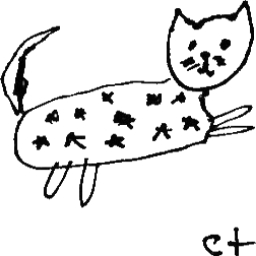
#> input picture Assignment_5/starrycat.jpg, 256 x 256 px
$ jupyter execute svd.ipynb
#> lines starting #> are read from the running program, lines starting #| are printed output that depends on the picture
[cell 1]
import pandas as pd
import numpy as np
import matplotlib.pyplot as plt
from PIL import Image

img_path = 'starrycat.jpg'
img = Image.open(img_path).convert('L')
A = np.array(img, dtype=np.float64)

For the above codeblock, I am simply importing needed libraries and loading my image of interest as grayscale and converting it into a numpy array.

[cell 2]
def decompose_image(A: np.array):
    blocks = []
    for i in range(0, 32):
        blocks.append([])
        for j in range(0, 32):
            (x, y) = (i, j)
            (x, y) = (x * 8, y * 8)
            blocks[i].append(A[x:x+8, y:y+8])
    return blocks

def combine_blocks(blocks) -> np.array:
    combined = np.zeros((256, 256))
    for i in range(0, 32):
        for j in range(0, 32):
            combined[i*8:i*8+8, j*8:j*8+8] = blocks[i][j]
    return combined

def compress_block(block, k: int) -> np.array:
    U, S, VT = np.linalg.svd(block, full_matrices=False)
    block_k = U[:, :k] @ np.diag(S[:k]) @ VT[:k, :]
    return block_k

def process_image(A: np.array, k: int) -> np.array:
    blocks = decompose_image(A)
    for i in range(0, 32):
        for j in range(0, 32):
            blocks[i][j] = compress_block(blocks[i][j], k)
    combined = combine_blocks(blocks)
    return combined

For the above codeblock, I have defined the following functions:

- decompose_image(A: np.array)
    This function iterates over the image and breaks it into 8x8 blocks for processing.

- combine_blocks(blocks) -> np.array
    This function takes the blocks and converts them back into a single 256x256 numpy array.

- compress_block(block, k: int) -> np.array
    This function applies blockwise SVD on the given block

- process_image(A: np.array, k: int) -> np.array
    This function is a macro for decomposing, performing SVD, and recombining the image.

[cell 3]
B1 = process_image(A, 1)
#> after the loop in decompose_image, `for i in range(0, 32):`: blocks = 32 items
#> the loop in process_image, `for i in range(0, 32):` made 32 passes
#> in combine_blocks, `combined = np.zeros((256, 256))`: combined: shape (256, 256) float64; every value is 0
#> after the loop in combine_blocks, `for i in range(0, 32):`:
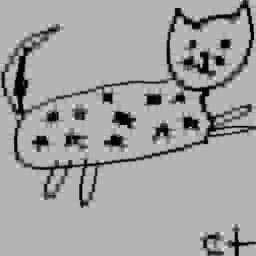
#> combined: shape (256, 256) float64; min 0.0887, max 361.4, mean 229.4; drawn with min black and max white
B2 = process_image(A, 2)
#> after the loop in combine_blocks (call 2), `for i in range(0, 32):`:
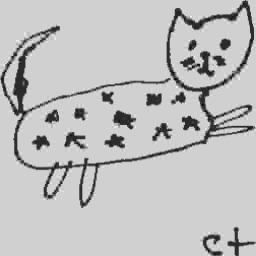
#> combined: shape (256, 256) float64; min -62.04, max 325.8, mean 229.3; drawn with min black and max white
B3 = process_image(A, 4)
#> after the loop in combine_blocks (call 3), `for i in range(0, 32):`:
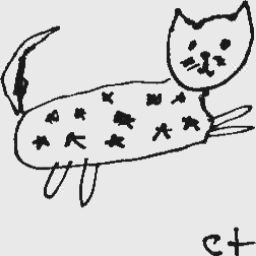
#> combined: shape (256, 256) float64; min -27.14, max 280.5, mean 229.3; drawn with min black and max white
B4 = process_image(A, 8)

fig, axes = plt.subplots(2, 2)
fig.suptitle('Block SVD')

axes[0, 0].imshow(B1, cmap='gray')
axes[0, 0].set_title('k = 1')
axes[0, 0].axis('off')

axes[0, 1].imshow(B2, cmap='gray')
axes[0, 1].set_title('k = 2')
axes[0, 1].axis('off')

axes[1, 0].imshow(B3, cmap='gray')
axes[1, 0].set_title('k = 4')
axes[1, 0].axis('off')

axes[1, 1].imshow(B4, cmap='gray')
axes[1, 1].set_title('k = 8')
axes[1, 1].axis('off')
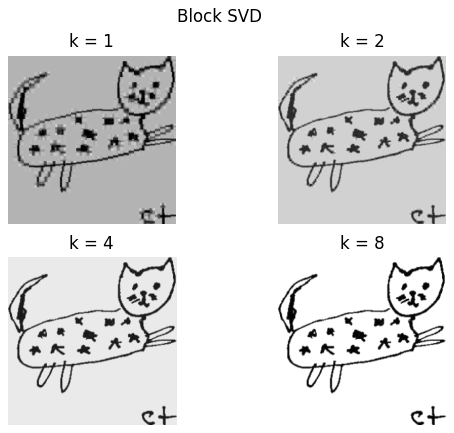
#> figure drawn by matplotlib, 4 panels

For the above codeblock, I performed block based SVD for k = 1, k = 2, k = 4, and k = 8. The line quality of the cat drawing increases as k increases. The white level of the background also increases as k increases.

[cell 4]
from IPython.display import clear_output
ratio_table: pd.DataFrame = pd.DataFrame(columns=['k', 'ratio'])
norm_table: pd.DataFrame = pd.DataFrame(columns=['k', 'norm'])
norm_ratio: pd.DataFrame = pd.DataFrame(columns=['k', 'norm_ratio'])
psnr_table: pd.DataFrame = pd.DataFrame(columns=['k', 'psnr'])

for i in range(0, 8):
    k = i + 1

    B = process_image(A, k)

    A_norm = np.linalg.norm(A, ord='fro')
    B_norm = np.linalg.norm(B, ord='fro')
    norm_table = pd.concat([norm_table, pd.DataFrame({'k': [k], 'norm': [B_norm]})])
    norm_ratio = pd.concat([norm_ratio, pd.DataFrame({'k': [k], 'norm_ratio': [A_norm / B_norm]})])
    ratio = 32 / (k * (8 + 8 + 1))
    ratio_table = pd.concat([ratio_table, pd.DataFrame({'k': [k], 'ratio': [ratio]})])
    R = 255
    mse = np.mean((A - B) ** 2)
    psnr = 10 * np.log10(R ** 2 / mse)
    psnr_table = pd.concat([psnr_table, pd.DataFrame({'k': [k], 'psnr': [psnr]})])

clear_output()

ratio_table.plot(x='k', y='ratio', kind='line', title='Compression Ratio', xlabel='k', ylabel='ratio')
norm_table.plot(x='k', y='norm', kind='line', title='Norm', xlabel='k', ylabel='norm')
norm_ratio.plot(x='k', y='norm_ratio', kind='line', title='Norm Ratio', xlabel='k', ylabel='Norm_ratio')
psnr_table.plot(x='k', y='psnr', kind='line', title='PSNR', xlabel='k', ylabel='PSNR')
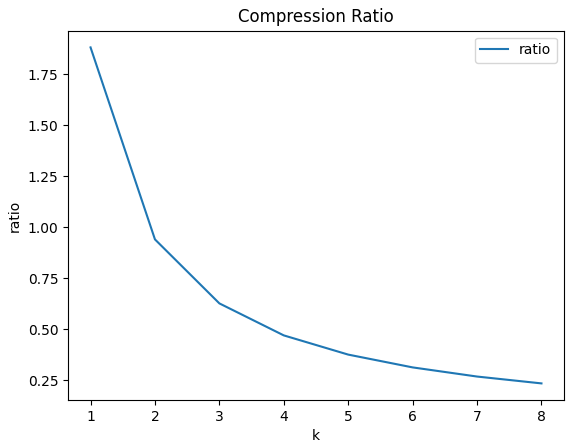
#> figure drawn by matplotlib, 1 panel
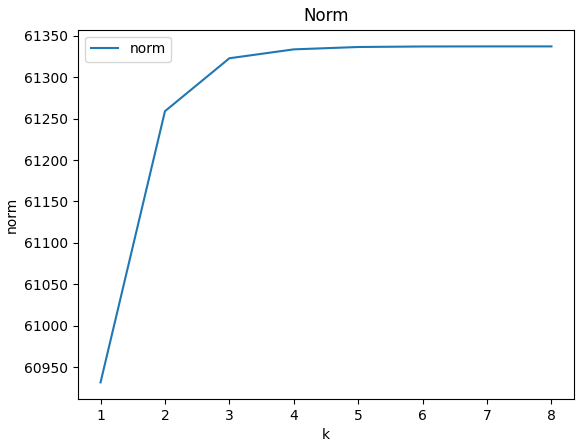
#> figure drawn by matplotlib, 1 panel
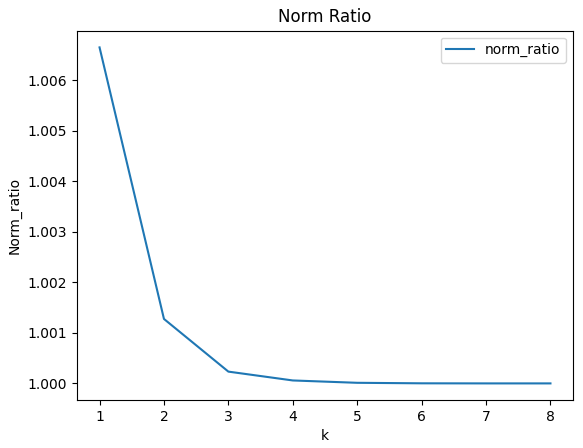
#> figure drawn by matplotlib, 1 panel
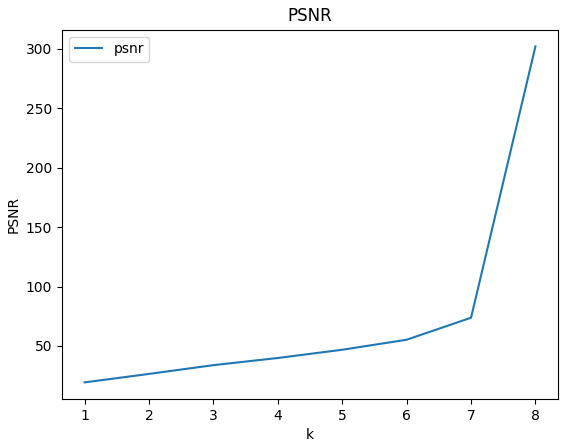
#> figure drawn by matplotlib, 1 panel
